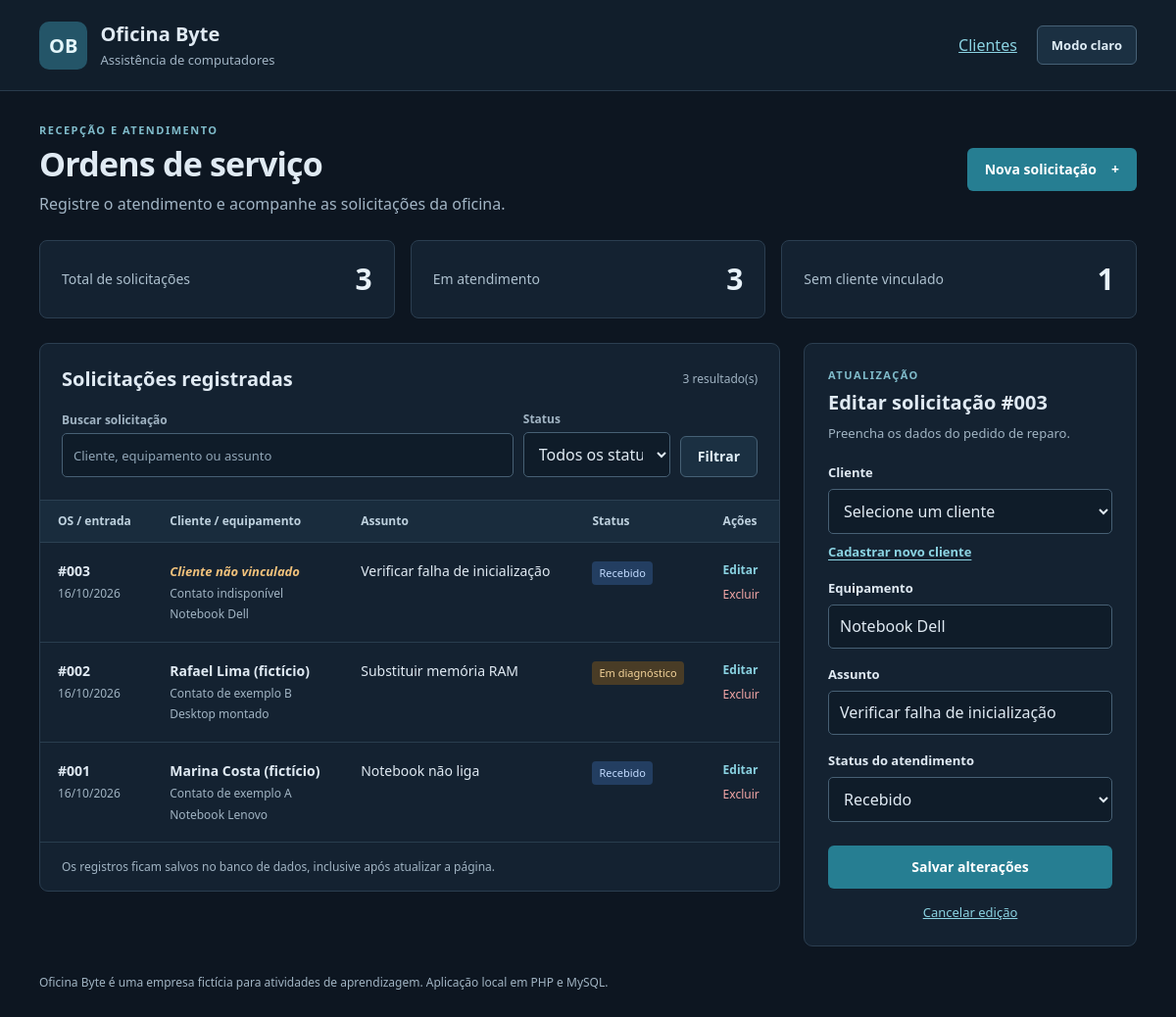
The page /index.php?editar=3 on the database its author committed.
### tables this page shows
CREATE TABLE solicitacoes (
    id INT UNSIGNED NOT NULL AUTO_INCREMENT PRIMARY KEY,
    cliente_id INT UNSIGNED NULL,
    equipamento VARCHAR(100) NOT NULL,
    assunto VARCHAR(160) NOT NULL,
    status ENUM('Recebido', 'Em diagnóstico', 'Concluído') NOT NULL DEFAULT 'Recebido',
    criado_em TIMESTAMP NOT NULL DEFAULT CURRENT_TIMESTAMP,
    atualizado_em TIMESTAMP NOT NULL DEFAULT CURRENT_TIMESTAMP ON UPDATE CURRENT_TIMESTAMP,
    CONSTRAINT fk_solicitacao_cliente FOREIGN KEY (cliente_id) REFERENCES clientes(id) ON DELETE RESTRICT ON UPDATE RESTRICT
);

CREATE TABLE clientes (
    id INT UNSIGNED NOT NULL AUTO_INCREMENT PRIMARY KEY,
    nome VARCHAR(80) NOT NULL,
    contato VARCHAR(80) NOT NULL
);

### inc/app.php (called while the page is built, shortened)
<?php
function e(mixed $value): string
{
    return htmlspecialchars((string) $value, ENT_QUOTES | ENT_SUBSTITUTE, 'UTF-8');
}
function db(): PDO
{
    static $pdo;
    if (!$pdo) {
        $config = require dirname(__DIR__) . '/config.php';
        try {
            $pdo = new PDO(
                sprintf('mysql:host=%s;port=%d;dbname=%s;charset=utf8mb4', $config['host'], $config['port'], $config['database']),
                $config['username'], $config['password'],
                [PDO::ATTR_ERRMODE => PDO::ERRMODE_EXCEPTION, PDO::ATTR_DEFAULT_FETCH_MODE => PDO::FETCH_ASSOC, PDO::ATTR_EMULATE_PREPARES => false]
            );
        } catch (PDOException $exception) {
            error_log('Oficina SENAC: conexão indisponível. Código: ' . $exception->getCode());
            http_response_code(503);
            exit('Não foi possível conectar ao banco da demonstração. Verifique o MySQL e a configuração local.');
        }
    }
    return $pdo;
}
function orderCode(int $id): string
{
    return '#' . str_pad((string) $id, 3, '0', STR_PAD_LEFT);
}

### index.php (the view, shortened to what this page needs)
<?php
require __DIR__ . '/inc/app.php';
$form = ['cliente_id' => '', 'equipamento' => '', 'assunto' => '', 'status' => 'Recebido'];
$errors = [];
$editId = filter_var($_GET['editar'] ?? 0, FILTER_VALIDATE_INT, ['options' => ['min_range' => 0]]);
if ($editId) {
    $query = db()->prepare('SELECT * FROM solicitacoes WHERE id=?');
    $query->execute([$editId]);
    $existing = $query->fetch();
    $form = array_intersect_key($existing, $form);
}
$q = is_string($_GET['q'] ?? null) ? mb_substr(trim($_GET['q']), 0, 100) : '';
$where = []; $params = [];
$sql = 'SELECT s.*, c.nome AS cliente_nome, c.contato AS cliente_contato FROM solicitacoes s LEFT JOIN clientes c ON c.id = s.cliente_id' . ($where ? ' WHERE ' . implode(' AND ', $where) : '') . ' ORDER BY s.id DESC';
$query = db()->prepare($sql); $query->execute($params); $rows = $query->fetchAll();
$stats = db()->query("SELECT COUNT(*) AS total, COALESCE(SUM(status <> 'Concluído'),0) AS abertas, COALESCE(SUM(status = 'Concluído'),0) AS concluidas, COALESCE(SUM(cliente_id IS NULL),0) AS sem_cliente FROM solicitacoes")->fetch();
$focusId = $errors ? (array_key_exists('cliente_id', $errors) ? 'cliente_id' : (array_key_exists('assunto', $errors) ? 'assunto' : 'equipamento')) : '';
?><!doctype html>
<html lang="pt-BR" data-theme="dark"><head><link rel="stylesheet" href="assets/style.css"><link rel="stylesheet" href="assets/theme.css"></head>
<body><header class="topbar"><div class="brand"><span class="brandmark" aria-hidden="true">OB</span><div><strong>Oficina Byte</strong><span>Assistência de computadores</span></div></div><div class="topbar-actions"><a href="clientes.php" class="nav-link">Clientes</a><button type="button" id="alternar-tema" class="theme-toggle" aria-label="Ativar modo claro">Modo claro</button></div></header>
<main><div class="page-heading"><div><p class="eyebrow">RECEPÇÃO E ATENDIMENTO</p><h1>Ordens de serviço</h1><p class="subtitle">Registre o atendimento e acompanhe as solicitações da oficina.</p></div><a class="button primary" href="index.php#formulario">Nova solicitação <span aria-hidden="true">+</span></a></div>
<div class="metrics"><div><span>Total de solicitações</span><strong><?= (int)$stats['total'] ?></strong></div><div><span>Em atendimento</span><strong><?= (int)$stats['abertas'] ?></strong></div><div><span>Sem cliente vinculado</span><strong><?= (int)$stats['sem_cliente'] ?></strong></div></div>
<div class="workspace"><section class="records" aria-labelledby="list-title"><div class="section-heading"><h2 id="list-title">Solicitações registradas</h2><span><?= count($rows) ?> resultado(s)</span></div>
<form class="filters" method="get" action="index.php"><div><label for="busca">Buscar solicitação</label><input id="busca" name="q" value="<?= e($q) ?>" placeholder="Cliente, equipamento ou assunto"></div><div><label for="filtro-status">Status</label><select id="filtro-status" name="status"><option value="">Todos os status</option></select></div><button class="button secondary" type="submit">Filtrar</button></form>
<div class="table-scroll"><table><thead><tr><th>OS / entrada</th><th>Cliente / equipamento</th><th>Assunto</th><th>Status</th><th>Ações</th></tr></thead><tbody>
<?php foreach($rows as $row): ?><tr data-id="<?= (int)$row['id'] ?>"><td><strong><?= e(orderCode((int)$row['id'])) ?></strong><small><?= e(date('d/m/Y', strtotime($row['criado_em']))) ?></small></td><td><?php if ($row['cliente_id'] === null): ?><strong class="missing">Cliente não vinculado</strong><small>Contato indisponível</small><?php else: ?><strong><?= e($row['cliente_nome']) ?></strong><small><?= e($row['cliente_contato']) ?></small><?php endif; ?><small><?= e($row['equipamento']) ?></small></td><td class="subject"><?php if(trim($row['assunto'])===''): ?><span class="missing">Sem assunto</span><?php else: ?><?= e($row['assunto']) ?><?php endif; ?></td><td><span class="status <?= $row['status']==='Concluído'?'done':($row['status']==='Em diagnóstico'?'progress':'new') ?>"><?= e($row['status']) ?></span></td><td><div class="actions"><a href="index.php?editar=<?= (int)$row['id'] ?>#formulario" aria-label="Editar solicitação <?= e(orderCode((int)$row['id'])) ?>">Editar</a><form method="post" action="excluir.php" data-delete="<?= e(orderCode((int)$row['id'])) ?>"><input type="hidden" name="csrf" value="<?= e(token()) ?>"><input type="hidden" name="id" value="<?= (int)$row['id'] ?>"><button type="submit" class="delete" aria-label="Excluir solicitação <?= e(orderCode((int)$row['id'])) ?>">Excluir</button></form></div></td></tr><?php endforeach; ?>
</tbody></table></div><p class="storage-note">Os registros ficam salvos no banco de dados, inclusive após atualizar a página.</p></section>
<section class="editor" aria-labelledby="form-title"><p class="eyebrow"><?= $editId?'ATUALIZAÇÃO':'NOVO ATENDIMENTO' ?></p><h2 id="form-title"><?= $editId?'Editar solicitação '.e(orderCode($editId)):'Nova solicitação' ?></h2><p class="form-description">Preencha os dados do pedido de reparo.</p>
<form id="formulario" method="post" action="salvar.php" data-focus="<?= e($focusId) ?>"><input type="hidden" name="csrf" value="<?= e(token()) ?>"><input type="hidden" name="id" value="<?= (int)$editId ?>">
<label for="cliente_id">Cliente</label><select id="cliente_id" name="cliente_id" <?= isset($errors['cliente_id'])?'aria-invalid="true" aria-describedby="erro-cliente"':'' ?>><option value="">Selecione um cliente</option></select>
<a class="new-client-link" href="clientes.php?novo=1#formulario">Cadastrar novo cliente</a>
<label for="equipamento">Equipamento</label><input id="equipamento" name="equipamento" maxlength="100" required value="<?= e($form['equipamento']) ?>" placeholder="Ex.: notebook Dell" autocomplete="off">
<label for="assunto">Assunto</label><input id="assunto" name="assunto" required maxlength="160" value="<?= e($form['assunto']) ?>" placeholder="Ex.: computador não liga" <?= isset($errors['assunto'])?'aria-invalid="true" aria-describedby="erro-assunto"':'' ?> autocomplete="off">
<label for="status">Status do atendimento</label><select id="status" name="status"><?php foreach(STATUS_OPTIONS as $option): ?><option <?= $form['status']===$option?'selected':'' ?>><?= e($option) ?></option><?php endforeach; ?></select>
<button type="submit" class="button primary submit"><?= $editId?'Salvar alterações':'Cadastrar solicitação' ?></button><?php if($editId): ?><a class="cancel" href="index.php#formulario">Cancelar edição</a><?php endif; ?></form></section></div>
<footer>Oficina Byte é uma empresa fictícia para atividades de aprendizagem. Aplicação local em PHP e MySQL.</footer></main></body></html>

### assets/style.css (style rules this page uses)
:root { font:16px/1.45 "Segoe UI",Arial,sans-serif;color:#162e40;background:#f3f6f8;font-synthesis:none }
* { box-sizing:border-box }
body { margin:0 }
a { color:#166678 }
button,input,select { font:inherit }
button,a { touch-action:manipulation }
.topbar { padding:20px 40px;display:flex;justify-content:space-between;align-items:center;border-bottom:1px solid #dce4ea;background:#fff }
.brand { display:flex;align-items:center;gap:13px }
.brandmark { background:#143c50;color:#fff;padding:10px;border-radius:10px;font-weight:800;font-size:20px }
.brand strong { display:block;font-size:20px }
.brand div>span { color:#627580;font-size:13px }
main { max-width:1510px;margin:0 auto;padding:32px 40px }
.page-heading { display:flex;align-items:center;justify-content:space-between;gap:20px;margin-bottom:25px }
.eyebrow { font-size:11px;letter-spacing:1.5px;font-weight:700;color:#477384;margin:0 0 7px }
h1 { font-size:34px;letter-spacing:-.8px;line-height:1.15;margin:0 0 10px }
.subtitle { color:#5a6d7a;margin:0 }
h2 { font-size:20px;line-height:1.3;margin:0 }
.button { display:inline-flex;align-items:center;justify-content:center;gap:15px;text-decoration:none;border:1px solid transparent;border-radius:6px;padding:11px 17px;font-weight:600;font-size:14px;cursor:pointer }
.primary { background:#126478;color:#fff }
.secondary { background:#fff;border-color:#c4d1db;color:#1c4c61 }
.metrics { display:grid;grid-template-columns:repeat(3,1fr);gap:16px;margin-bottom:25px }
.metrics>div { display:flex;align-items:center;justify-content:space-between;background:#fff;border:1px solid #dce4ea;border-radius:8px;padding:17px 22px }
.metrics span { color:#60717e;font-size:14px }
.metrics strong { font-size:30px;font-weight:650;color:#193e52 }
.workspace { display:grid;grid-template-columns:minmax(0,1fr) 340px;align-items:start;gap:24px }
.records,.editor { background:#fff;border:1px solid #dce4ea;border-radius:9px;overflow:hidden }
.section-heading { display:flex;align-items:center;justify-content:space-between;padding:23px 22px 0;gap:12px }
.section-heading>span { font-size:12px;color:#6a7d89 }
.filters { display:flex;align-items:end;gap:10px;padding:19px 22px 23px;flex-wrap:wrap }
.filters>div:first-child { flex:1;min-width:170px }
.filters>div:nth-child(2) { width:150px }
.filters label { font-size:12px;color:#5a7180;margin:0 0 5px }
label { display:block;font-weight:600 }
input,select { width:100%;padding:10px 11px;min-height:42px;color:#243d4d;border:1px solid #bdcbd6;border-radius:5px;background:#fff }
input::placeholder { color:#8a98a3;font-size:13px }
.filters .button { height:42px }
.table-scroll { overflow:auto }
table { width:100%;border-collapse:collapse;text-align:left;font-size:14px }
th { font-weight:600;color:#587181;background:#f7f9fb;font-size:12px;padding:12px 18px;border-block:1px solid #e3e9ee }
td { padding:19px 18px;border-bottom:1px solid #e8edf1;vertical-align:top }
td strong { font-size:14px;font-weight:650 }
td small { display:block;color:#7a8995;font-size:12px;margin-top:4px }
.subject { min-width:145px;max-width:245px;overflow-wrap:anywhere }
.missing { display:inline-block;color:#9a5a16;font-style:italic;font-size:13px }
.status { display:inline-block;border-radius:4px;padding:4px 7px;font-size:11px;white-space:nowrap }
.status.new { background:#edf1fa;color:#345b99 }
.status.progress { background:#fff2dc;color:#865d17 }
.actions { display:flex;flex-direction:column;gap:8px;font-size:12px }
.actions a { text-decoration:none;font-weight:600 }
.delete { padding:0;background:none;border:0;color:#a24d4d;font-size:12px;cursor:pointer }
.storage-note { font-size:12px;color:#778995;margin:16px 22px }
.editor { padding:24px }
.form-description { font-size:13px;color:#6e808c;margin:9px 0 21px }
.editor label { font-size:13px;margin:17px 0 7px }
.submit { width:100%;margin-top:24px }
.cancel { display:block;text-align:center;margin-top:15px;font-size:13px }
footer { margin:28px 0 5px;color:#81909b;font-size:12px }
.new-client-link { display:inline-block;margin-top:9px;font-size:13px;font-weight:600;text-underline-offset:3px }

### rows shown on the page
solicitacoes: id "#003", criado_em "16/10/2026", shows "Cliente não vinculado", equipamento "Notebook Dell", assunto "Verificar falha de inicialização", status "Recebido"
solicitacoes: id "#002", criado_em "16/10/2026", cliente.nome "Rafael Lima (fictício)", cliente.contato "Contato de exemplo B", equipamento "Desktop montado", assunto "Substituir memória RAM", status "Em diagnóstico"
solicitacoes: id "#001", criado_em "16/10/2026", cliente.nome "Marina Costa (fictício)", cliente.contato "Contato de exemplo A", equipamento "Notebook Lenovo", assunto "Notebook não liga", status "Recebido"

### other values the page prints
$stats['total'] "3"
$stats['abertas'] "3"
$stats['sem_cliente'] "1"
count($rows) "3"
orderCode($editId) "#003"
form field status "Recebido"
